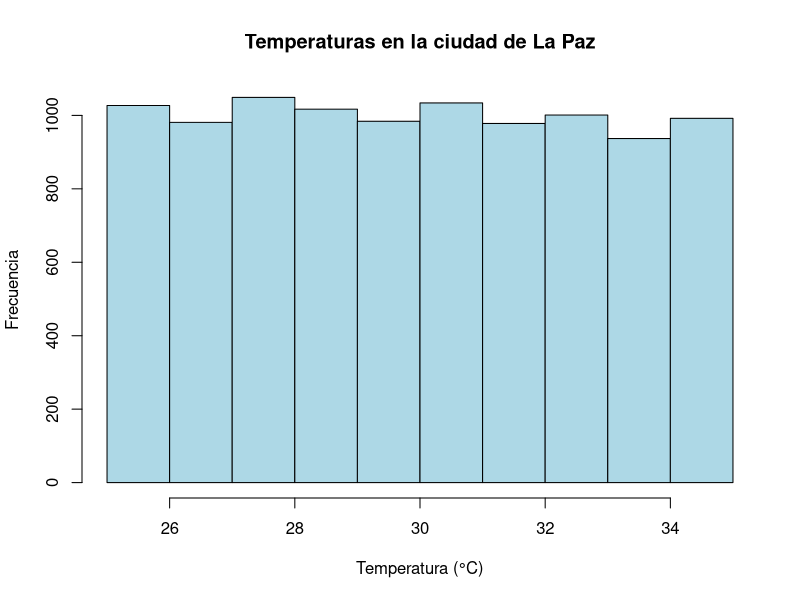
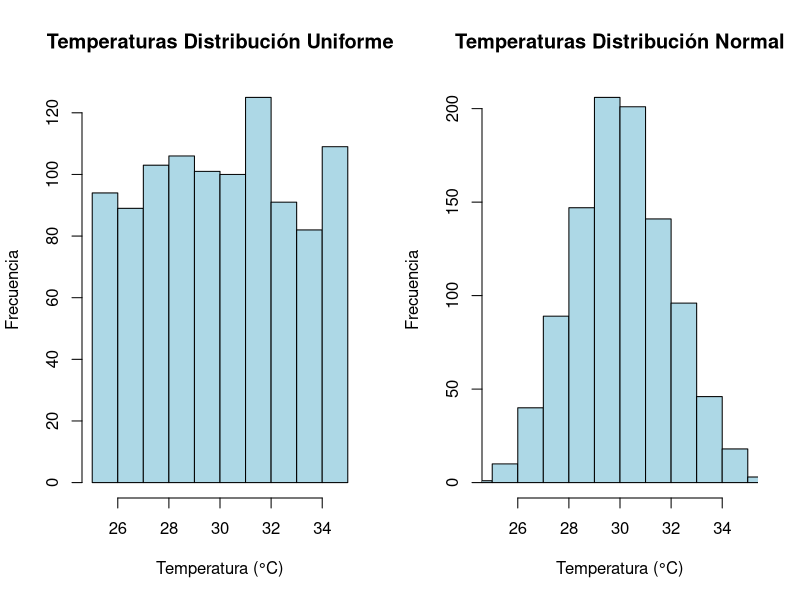
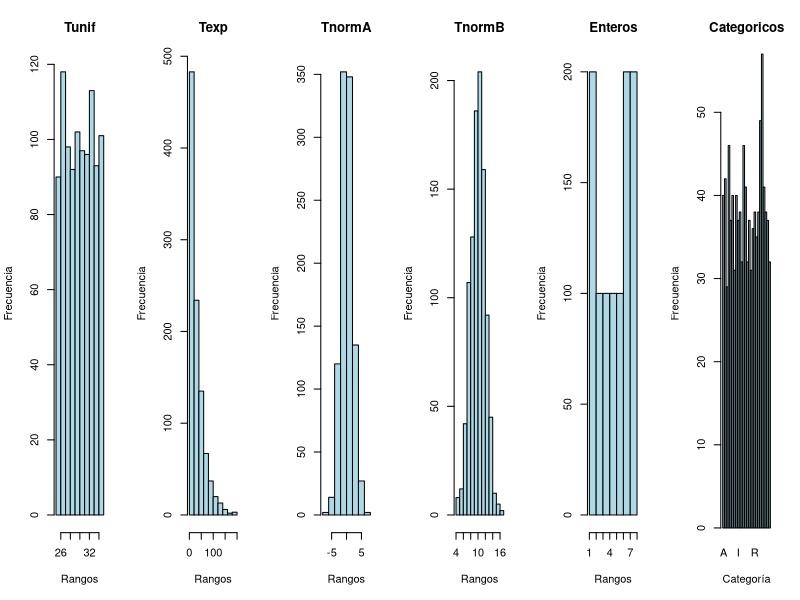

These figures' R source, in order: (Note: this script raises an error after producing the figures.)
temp <- runif(10000,min=25,max=35)

hist(temp, 
     main = "Temperaturas en la ciudad de La Paz", 
     xlab = "Temperatura (°C)", 
     ylab = "Frecuencia", 
     col = "lightblue", 
     border = "black",
    breaks = 9,
     xlim = c(25, 35))


# Tabla con dos variables
df <- data.frame(
    "Tunif"=runif(1000,min=25,max=35),
    "Tnorm"=rnorm(1000,mean=30,sd=2)
)

# Histograma de dos variables
par(mfrow=c(1,2))
hist(df$Tunif, 
     main = "Temperaturas Distribución Uniforme", 
     xlab = "Temperatura (°C)", 
     ylab = "Frecuencia", 
     col = "lightblue", 
     border = "black",
    breaks = 9,
     xlim = c(25, 35))
hist(df$Tnorm, 
     main = "Temperaturas Distribución Normal", 
     xlab = "Temperatura (°C)", 
     ylab = "Frecuencia", 
     col = "lightblue", 
     border = "black",
    breaks = 9,
     xlim = c(25, 35))


HistogramasTabla <- function(df){
     namvars <- names(df)
     n <- length(namvars)
     par(mfrow = c(1, n)) # Una fila, n columnas
     for(var in namvars){
          # Histograma para cada variable
          if(is.numeric(df[[var]])){
               hist(df[[var]], 
                    main = var, 
                    xlab = "Rangos", 
                    ylab = "Frecuencia", 
                    col = "lightblue", 
                    border = "black",
                    breaks = 9)
          } else{
               # Gráfico de barras para variables categóricas
               barplot(table(df[[var]]), 
                       main = var, 
                       xlab = "Categoría", 
                       ylab = "Frecuencia", 
                       col = "lightblue", 
                       border = "black")
          }
     }
     par(mfrow = c(1, 1)) # Regresar a una sola gráfica
}


tabla <- data.frame(
    "Tunif"=runif(1000,min=25,max=35),
    "Texp"=rexp(1000,rate = 1/30),
    "TnormA"=rnorm(1000,mean=0,sd=2),
    "TnormB"=rnorm(1000,mean=10,sd=2),
    "Enteros"=sample(1:10,10,replace = TRUE),
    "Categoricos"=sample(LETTERS[1:26],1000,replace = TRUE)
)

HistogramasTabla(tabla)

write.csv(tabla, file = "misdatos.csv", row.names = FALSE)
# Cargar la tabla


tabla2 <- read.csv("misdatos.csv")

tablaA <- tabla2[tabla2$Categoricos == "A",] # Filtrar por categoría
mean(tablaA$Tunif) # Media de la variable Tunif para la categoría A
mean(tablaA$Texp)
